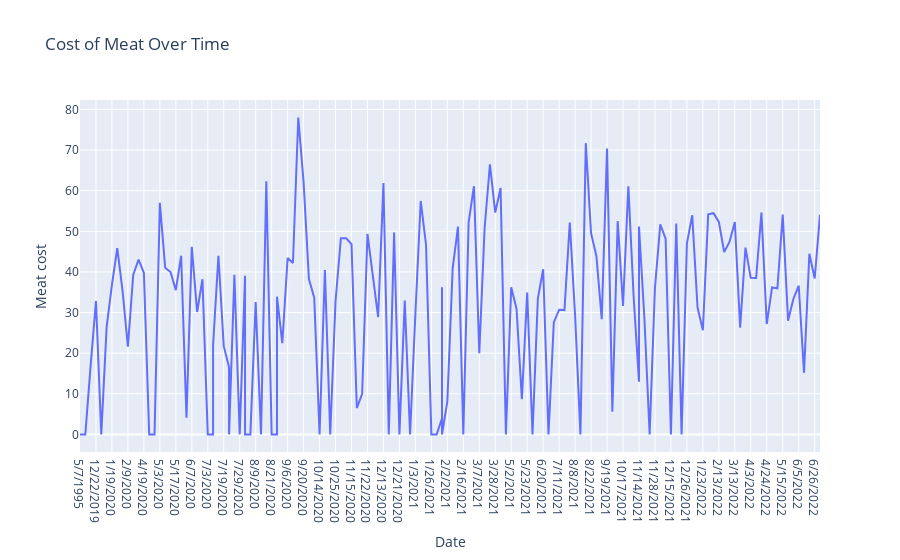

Notebook code for this chart:
### Code cell
fig = px.line(groceries2_clean, x = 'Date', y = 'Meat cost', title='Cost of Meat Over Time')
fig.show()

### Figure 1 — Plotly figure (JSON) as saved in the notebook; plotly's stock layout.template omitted (floating-point values rounded to 4 significant figures; data arrays with more than 128 entries replaced by an {"elided": "..."} marker saying what was removed)
{"data": [{"hovertemplate": "Date=%{x}<br>Meat cost=%{y}<extra></extra>", "legendgroup": "", "line": {"color": "#636efa", "dash": "solid"}, "marker": {"symbol": "circle"}, "mode": "lines", "name": "", "orientation": "v", "showlegend": false, "type": "scatter", "x": {"elided": "148 str values"}, "xaxis": "x", "y": {"elided": "148 float values"}, "yaxis": "y"}], "layout": {"legend": {"tracegroupgap": 0}, "title": {"text": "Cost of Meat Over Time"}, "xaxis": {"anchor": "y", "domain": [0, 1], "title": {"text": "Date"}}, "yaxis": {"anchor": "x", "domain": [0, 1], "title": {"text": "Meat cost"}}}}
